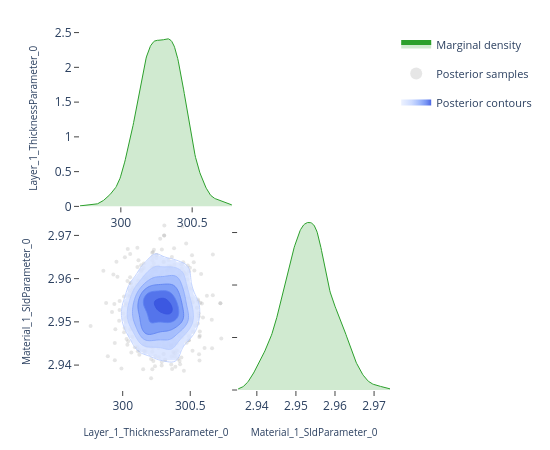

Notebook cell for this chart:
### Code cell
# ---- Pairwise focus: thickness vs SLD ---------------------------------------
# A 2-parameter corner plot zooms in on the joint posterior for a specific
# pair.  This is the same view the EasyReflectometryApp's "2D Heatmap"
# sub-tab uses to inspect parameter degeneracies.


params_of_interest = ['Layer_1_ThicknessParameter_0', 'Material_1_SldParameter_0']
idx = [posterior.param_names.index(p) for p in params_of_interest]
subset_draws = np.asarray(posterior.draws)[:, idx]

fig = plot_corner(subset_draws, params_of_interest)
fig.show()

### Figure 1 — Plotly figure (JSON) as saved in the notebook; plotly's stock layout.template omitted (floating-point values rounded to 4 significant figures; data arrays with more than 128 entries replaced by an {"elided": "..."} marker saying what was removed)
{"data": [{"fill": "tozeroy", "fillcolor": "rgba(44, 160, 44, 0.22)", "hoverinfo": "skip", "legendgroup": "marginal", "line": {"color": "rgb(44, 160, 44)", "width": 1}, "mode": "lines", "name": "Marginal density", "showlegend": true, "type": "scatter", "x": {"elided": "256 float values"}, "xaxis": "x", "y": {"elided": "256 float values"}, "yaxis": "y"}, {"hoverinfo": "skip", "legendgroup": "scatter", "marker": {"color": "rgba(140, 140, 140, 0.22)", "size": 4}, "mode": "markers", "name": "Posterior samples", "showlegend": true, "type": "scatter", "x": {"elided": "640 float values"}, "xaxis": "x3", "y": {"elided": "640 float values"}, "yaxis": "y3", "zorder": 0}, {"colorscale": [[0.0, "rgba(224, 233, 255, 0.62)"], [0.35, "rgba(183, 203, 255, 0.70)"], [0.6, "rgba(138, 169, 252, 0.78)"], [0.82, "rgba(96, 131, 242, 0.84)"], [1.0, "rgba(58, 86, 224, 0.90)"]], "connectgaps": false, "contours": {"coloring": "fill", "end": 142.1, "showlabels": false, "showlines": false, "size": 22.43, "start": 29.91}, "hoverinfo": "skip", "legendgroup": "contour", "name": "Posterior contours", "showlegend": true, "showscale": false, "type": "contour", "x": [299.7, 299.7, 299.7, 299.8, 299.8, 299.8, 299.8, 299.8, 299.8, 299.8, 299.8, 299.9, 299.9, 299.9, 299.9, 299.9, 299.9, 299.9, 300.0, 300.0, 300.0, 300.0, 300.0, 300.0, 300.0, 300.1, 300.1, 300.1, 300.1, 300.1, 300.1, 300.1, 300.1, 300.2, 300.2, 300.2, 300.2, 300.2, 300.2, 300.2, 300.3, 300.3, 300.3, 300.3, 300.3, 300.3, 300.3, 300.3, 300.4, 300.4, 300.4, 300.4, 300.4, 300.4, 300.4, 300.5, 300.5, 300.5, 300.5, 300.5, 300.5, 300.5, 300.5, 300.6, 300.6, 300.6, 300.6, 300.6, 300.6, 300.6, 300.7, 300.7, 300.7, 300.7, 300.7, 300.7, 300.7, 300.8, 300.8, 300.8], "xaxis": "x3", "y": [2.935, 2.936, 2.936, 2.937, 2.937, 2.938, 2.938, 2.939, 2.939, 2.94, 2.94, 2.941, 2.941, 2.942, 2.942, 2.943, 2.943, 2.944, 2.944, 2.945, 2.945, 2.946, 2.946, 2.947, 2.947, 2.948, 2.948, 2.948, 2.949, 2.949, 2.95, 2.95, 2.951, 2.951, 2.952, 2.952, 2.953, 2.953, 2.954, 2.954, 2.955, 2.955, 2.956, 2.956, 2.957, 2.957, 2.958, 2.958, 2.959, 2.959, 2.96, 2.96, 2.961, 2.961, 2.962, 2.962, 2.963, 2.963, 2.964, 2.964, 2.965, 2.965, 2.966, 2.966, 2.967, 2.967, 2.968, 2.968, 2.969, 2.969, 2.97, 2.97, 2.971, 2.971, 2.972, 2.972, 2.973, 2.973, 2.974, 2.974], "yaxis": "y3", "z": {"elided": "80x80 float values"}, "zmax": 142.1, "zmin": 29.91, "zorder": 1}, {"colorscale": [[0.0, "rgba(183, 203, 255, 0.94)"], [0.35, "rgba(183, 203, 255, 0.94)"], [0.35, "rgba(138, 169, 252, 0.95)"], [0.6, "rgba(138, 169, 252, 0.95)"], [0.6, "rgba(96, 131, 242, 0.96)"], [0.82, "rgba(96, 131, 242, 0.96)"], [0.82, "rgba(58, 86, 224, 0.98)"], [1.0, "rgba(58, 86, 224, 0.98)"]], "contours": {"coloring": "lines", "end": 142.1, "showlabels": false, "size": 22.43, "start": 29.91}, "hoverinfo": "skip", "legendgroup": "contour", "line": {"width": 0.9}, "showlegend": false, "showscale": false, "type": "contour", "x": [299.7, 299.7, 299.7, 299.8, 299.8, 299.8, 299.8, 299.8, 299.8, 299.8, 299.8, 299.9, 299.9, 299.9, 299.9, 299.9, 299.9, 299.9, 300.0, 300.0, 300.0, 300.0, 300.0, 300.0, 300.0, 300.1, 300.1, 300.1, 300.1, 300.1, 300.1, 300.1, 300.1, 300.2, 300.2, 300.2, 300.2, 300.2, 300.2, 300.2, 300.3, 300.3, 300.3, 300.3, 300.3, 300.3, 300.3, 300.3, 300.4, 300.4, 300.4, 300.4, 300.4, 300.4, 300.4, 300.5, 300.5, 300.5, 300.5, 300.5, 300.5, 300.5, 300.5, 300.6, 300.6, 300.6, 300.6, 300.6, 300.6, 300.6, 300.7, 300.7, 300.7, 300.7, 300.7, 300.7, 300.7, 300.8, 300.8, 300.8], "xaxis": "x3", "y": [2.935, 2.936, 2.936, 2.937, 2.937, 2.938, 2.938, 2.939, 2.939, 2.94, 2.94, 2.941, 2.941, 2.942, 2.942, 2.943, 2.943, 2.944, 2.944, 2.945, 2.945, 2.946, 2.946, 2.947, 2.947, 2.948, 2.948, 2.948, 2.949, 2.949, 2.95, 2.95, 2.951, 2.951, 2.952, 2.952, 2.953, 2.953, 2.954, 2.954, 2.955, 2.955, 2.956, 2.956, 2.957, 2.957, 2.958, 2.958, 2.959, 2.959, 2.96, 2.96, 2.961, 2.961, 2.962, 2.962, 2.963, 2.963, 2.964, 2.964, 2.965, 2.965, 2.966, 2.966, 2.967, 2.967, 2.968, 2.968, 2.969, 2.969, 2.97, 2.97, 2.971, 2.971, 2.972, 2.972, 2.973, 2.973, 2.974, 2.974], "yaxis": "y3", "z": {"elided": "80x80 float values"}, "zmax": 142.1, "zmin": 29.91, "zorder": 2}, {"fill": "tozeroy", "fillcolor": "rgba(44, 160, 44, 0.22)", "hoverinfo": "skip", "legendgroup": "marginal", "line": {"color": "rgb(44, 160, 44)", "width": 1}, "mode": "lines", "name": "Marginal density", "showlegend": false, "type": "scatter", "x": {"elided": "256 float values"}, "xaxis": "x4", "y": {"elided": "256 float values"}, "yaxis": "y4"}], "layout": {"height": 450, "legend": {"font": {"size": 11}, "itemsizing": "constant", "orientation": "v", "x": 1.02, "xanchor": "left", "y": 1.0, "yanchor": "top"}, "margin": {"b": 60, "l": 80, "r": 160, "t": 30}, "plot_bgcolor": "white", "showlegend": true, "width": 550, "xaxis": {"anchor": "y", "domain": [0.0, 0.49], "showgrid": false, "ticks": "outside", "zeroline": false}, "xaxis2": {"anchor": "y2", "domain": [0.51, 1.0], "showgrid": false, "ticks": "outside", "visible": false, "zeroline": false}, "xaxis3": {"anchor": "y3", "domain": [0.0, 0.49], "showgrid": false, "ticks": "outside", "title": {"font": {"size": 10}, "text": "Layer_1_ThicknessParameter_0"}, "zeroline": false}, "xaxis4": {"anchor": "y4", "domain": [0.51, 1.0], "showgrid": false, "ticks": "outside", "title": {"font": {"size": 10}, "text": "Material_1_SldParameter_0"}, "zeroline": false}, "yaxis": {"anchor": "x", "domain": [0.51, 1.0], "showgrid": false, "ticks": "outside", "title": {"font": {"size": 10}, "text": "Layer_1_ThicknessParameter_0"}, "zeroline": false}, "yaxis2": {"anchor": "x2", "domain": [0.51, 1.0], "showgrid": false, "ticks": "outside", "visible": false, "zeroline": false}, "yaxis3": {"anchor": "x3", "domain": [0.0, 0.49], "showgrid": false, "ticks": "outside", "title": {"font": {"size": 10}, "text": "Material_1_SldParameter_0"}, "zeroline": false}, "yaxis4": {"anchor": "x4", "domain": [0.0, 0.49], "showgrid": false, "showticklabels": false, "ticks": "outside", "zeroline": false}}}
